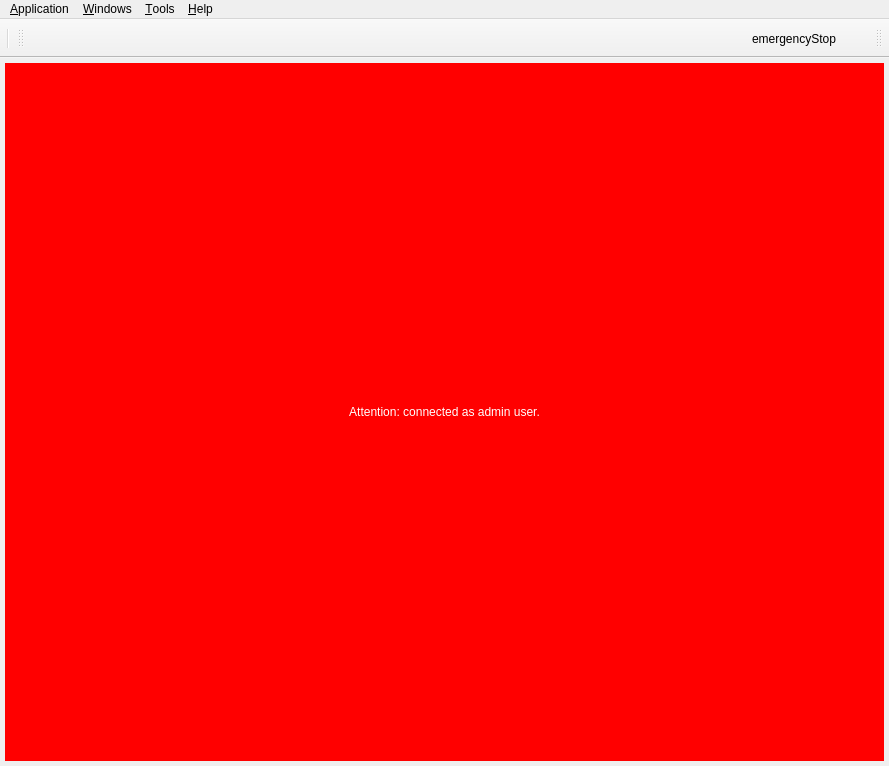
<?xml version="1.0" encoding="UTF-8"?>
<ui version="4.0">
 <class>MainWindow</class>
 <widget class="QMainWindow" name="MainWindow">
  <property name="geometry">
   <rect>
    <x>0</x>
    <y>0</y>
    <width>889</width>
    <height>766</height>
   </rect>
  </property>
  <property name="toolButtonStyle">
   <enum>Qt::ToolButtonIconOnly</enum>
  </property>
  <widget class="QWidget" name="centralWidget">
   <layout class="QHBoxLayout" name="horizontalLayout">
    <property name="leftMargin">
     <number>5</number>
    </property>
    <property name="topMargin">
     <number>5</number>
    </property>
    <property name="rightMargin">
     <number>5</number>
    </property>
    <property name="bottomMargin">
     <number>5</number>
    </property>
    <item>
     <layout class="QVBoxLayout" name="centralLayout">
      <item>
       <widget class="QLabel" name="adminLabel">
        <property name="styleSheet">
         <string notr="true">background-color: red;
         color: white;</string>
        </property>
        <property name="text">
         <string>Attention: connected as admin user.</string>
        </property>
        <property name="alignment">
         <set>Qt::AlignCenter</set>
        </property>
       </widget>
      </item>
     </layout>
    </item>
   </layout>
  </widget>
  <widget class="QMenuBar" name="menubar">
   <property name="geometry">
    <rect>
     <x>0</x>
     <y>0</y>
     <width>889</width>
     <height>22</height>
    </rect>
   </property>
   <widget class="QMenu" name="menuWindows">
    <property name="title">
     <string>&amp;Windows</string>
    </property>
   </widget>
   <widget class="QMenu" name="menuHelp">
    <property name="title">
     <string>&amp;Help</string>
    </property>
    <addaction name="actionNicosHelp"/>
    <addaction name="actionNicosDocu"/>
    <addaction name="separator"/>
    <addaction name="actionDebugConsole"/>
    <addaction name="separator"/>
    <addaction name="actionAbout"/>
   </widget>
   <widget class="QMenu" name="menuTools">
    <property name="title">
     <string>&amp;Tools</string>
    </property>
   </widget>
   <widget class="QMenu" name="menuFile">
    <property name="title">
     <string>&amp;Application</string>
    </property>
    <addaction name="actionConnect"/>
    <addaction name="actionViewOnly"/>
    <addaction name="actionExpert"/>
    <addaction name="separator"/>
    <addaction name="actionFont"/>
    <addaction name="actionColor"/>
    <addaction name="actionPreferences"/>
    <addaction name="separator"/>
    <addaction name="actionExit"/>
   </widget>
   <addaction name="menuFile"/>
   <addaction name="menuWindows"/>
   <addaction name="menuTools"/>
   <addaction name="menuHelp"/>
  </widget>
  <widget class="QToolBar" name="toolBarMain">
   <property name="sizePolicy">
    <sizepolicy hsizetype="Fixed" vsizetype="Fixed">
     <horstretch>0</horstretch>
     <verstretch>0</verstretch>
    </sizepolicy>
   </property>
   <property name="windowTitle">
    <string>Connection</string>
   </property>
   <property name="layoutDirection">
    <enum>Qt::LeftToRight</enum>
   </property>
   <property name="movable">
    <bool>false</bool>
   </property>
   <property name="toolButtonStyle">
    <enum>Qt::ToolButtonTextBesideIcon</enum>
   </property>
   <attribute name="toolBarArea">
    <enum>TopToolBarArea</enum>
   </attribute>
   <attribute name="toolBarBreak">
    <bool>false</bool>
   </attribute>
   <addaction name="separator"/>
  </widget>
  <widget class="QToolBar" name="toolBarWindows">
   <property name="windowTitle">
    <string>Windows</string>
   </property>
   <property name="layoutDirection">
    <enum>Qt::LeftToRight</enum>
   </property>
   <property name="toolButtonStyle">
    <enum>Qt::ToolButtonTextBesideIcon</enum>
   </property>
   <attribute name="toolBarArea">
    <enum>TopToolBarArea</enum>
   </attribute>
   <attribute name="toolBarBreak">
    <bool>false</bool>
   </attribute>
  </widget>
  <widget class="QToolBar" name="toolBarRight">
   <property name="sizePolicy">
    <sizepolicy hsizetype="Minimum" vsizetype="Fixed">
     <horstretch>0</horstretch>
     <verstretch>0</verstretch>
    </sizepolicy>
   </property>
   <property name="windowTitle">
    <string>toolBar</string>
   </property>
   <property name="layoutDirection">
    <enum>Qt::RightToLeft</enum>
   </property>
   <attribute name="toolBarArea">
    <enum>TopToolBarArea</enum>
   </attribute>
   <attribute name="toolBarBreak">
    <bool>false</bool>
   </attribute>
   <addaction name="actionUser"/>
   <addaction name="actionEmergencyStop"/>
  </widget>
  <action name="actionConnect">
   <property name="checkable">
    <bool>true</bool>
   </property>
   <property name="icon">
    <iconset>
     <normaloff>:/connect</normaloff>
     <normalon>:/disconnect</normalon>:/connect</iconset>
   </property>
   <property name="text">
    <string>&amp;Connect to server...</string>
   </property>
   <property name="iconText">
    <string>Connect</string>
   </property>
   <property name="toolTip">
    <string>Establish or break connection to server</string>
   </property>
   <property name="shortcut">
    <string>Ctrl+Shift+C</string>
   </property>
  </action>
  <action name="actionExit">
   <property name="icon">
    <iconset>
     <normaloff>:/quit</normaloff>:/quit</iconset>
   </property>
   <property name="text">
    <string>E&amp;xit</string>
   </property>
   <property name="toolTip">
    <string>Exit program</string>
   </property>
   <property name="shortcut">
    <string>Ctrl+Q</string>
   </property>
   <property name="menuRole">
    <enum>QAction::QuitRole</enum>
   </property>
  </action>
  <action name="actionFont">
   <property name="text">
    <string>&amp;Font...</string>
   </property>
  </action>
  <action name="actionColor">
   <property name="text">
    <string>&amp;Color...</string>
   </property>
  </action>
  <action name="actionAbout">
   <property name="text">
    <string>&amp;About...</string>
   </property>
   <property name="menuRole">
    <enum>QAction::AboutRole</enum>
   </property>
  </action>
  <action name="actionPreferences">
   <property name="text">
    <string>&amp;Preferences...</string>
   </property>
  </action>
  <action name="actionNicosHelp">
   <property name="text">
    <string>NICOS online &amp;help</string>
   </property>
  </action>
  <action name="actionNicosDocu">
   <property name="text">
    <string>Full NICOS &amp;documentation</string>
   </property>
  </action>
  <action name="actionExpert">
   <property name="checkable">
    <bool>true</bool>
   </property>
   <property name="text">
    <string>Expert mode</string>
   </property>
  </action>
  <action name="actionDebugConsole">
   <property name="text">
    <string>Debug &amp;console</string>
   </property>
  </action>
  <action name="actionViewOnly">
   <property name="checkable">
    <bool>true</bool>
   </property>
   <property name="icon">
    <iconset>
     <normaloff>:/viewonly</normaloff>:/viewonly</iconset>
   </property>
   <property name="text">
    <string>View only mode</string>
   </property>
   <property name="iconText">
    <string>View</string>
   </property>
   <property name="toolTip">
    <string>Toggle view-only mode</string>
   </property>
  </action>
  <action name="actionUser">
   <property name="icon">
    <iconset>
     <normaloff>../../resources/icons/hamburger-icon.png</normaloff>../../resources/icons/hamburger-icon.png</iconset>
   </property>
   <property name="text">
    <string/>
   </property>
   <property name="toolTip">
    <string>Settings</string>
   </property>
  </action>
  <action name="actionEmergencyStop">
   <property name="icon">
    <iconset>
     <normaloff>../../resources/icons/process-stop.png</normaloff>../../resources/icons/process-stop.png</iconset>
   </property>
   <property name="text">
    <string> &amp;emergencyStop</string>
   </property>
   <property name="toolTip">
    <string>Immediate stop</string>
   </property>
  </action>
 </widget>
 <resources/>
 <connections>
  <connection>
   <sender>actionExit</sender>
   <signal>triggered()</signal>
   <receiver>MainWindow</receiver>
   <slot>close()</slot>
   <hints>
    <hint type="sourcelabel">
     <x>-1</x>
     <y>-1</y>
    </hint>
    <hint type="destinationlabel">
     <x>315</x>
     <y>326</y>
    </hint>
   </hints>
  </connection>
 </connections>
</ui>
